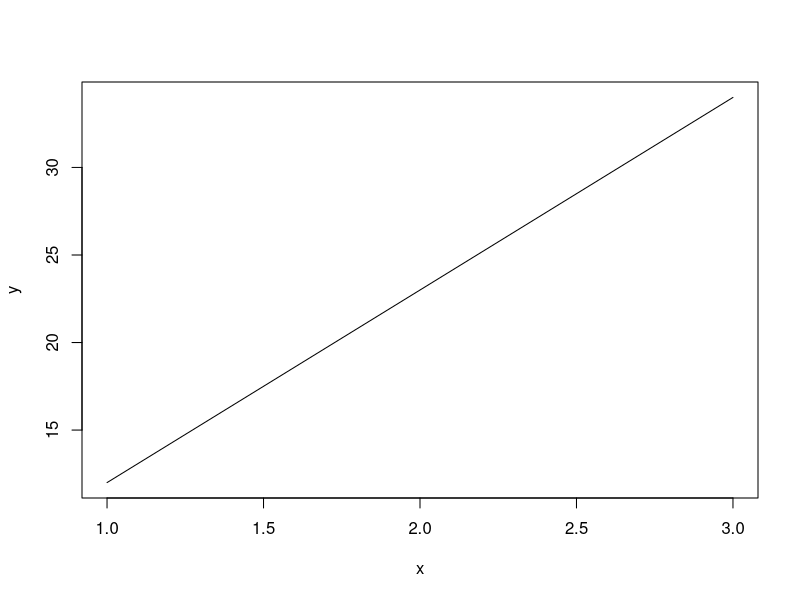
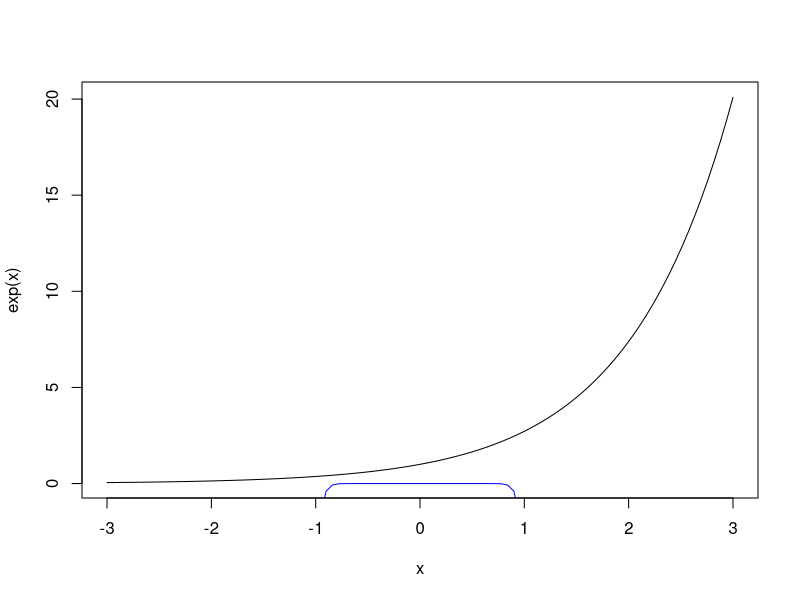
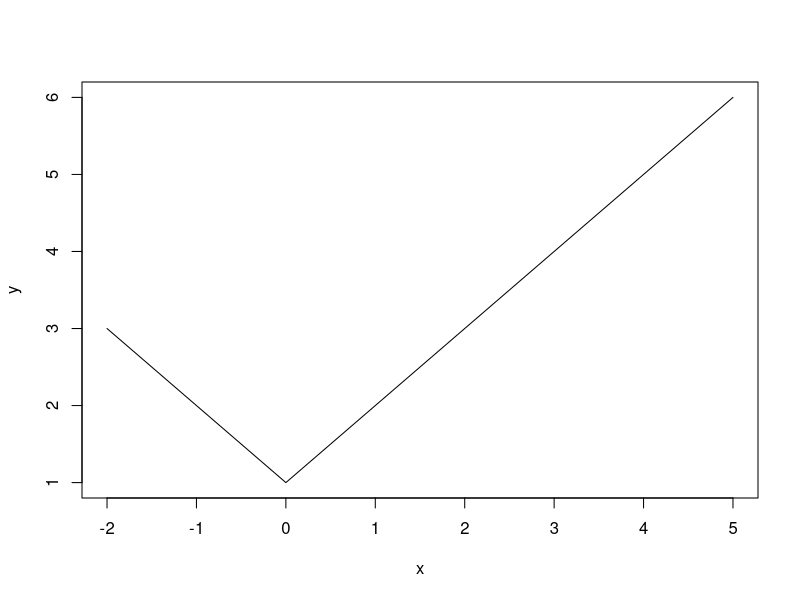
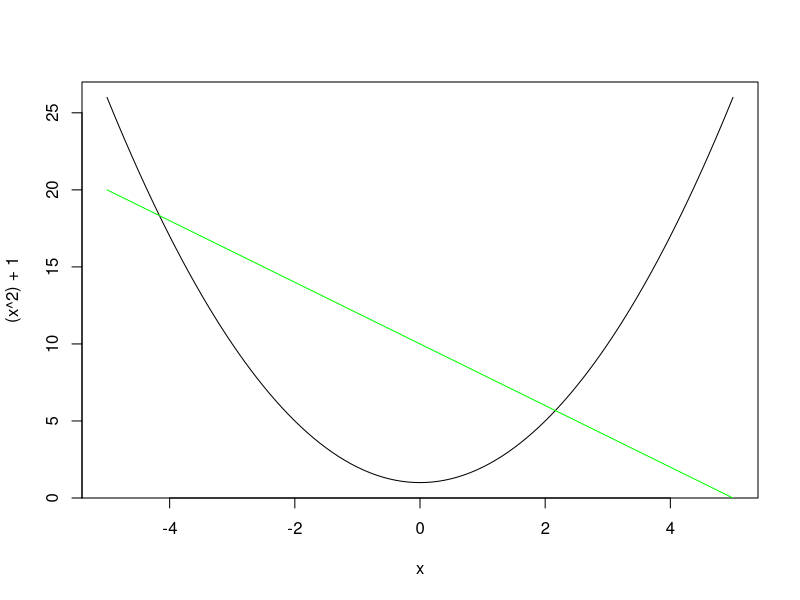
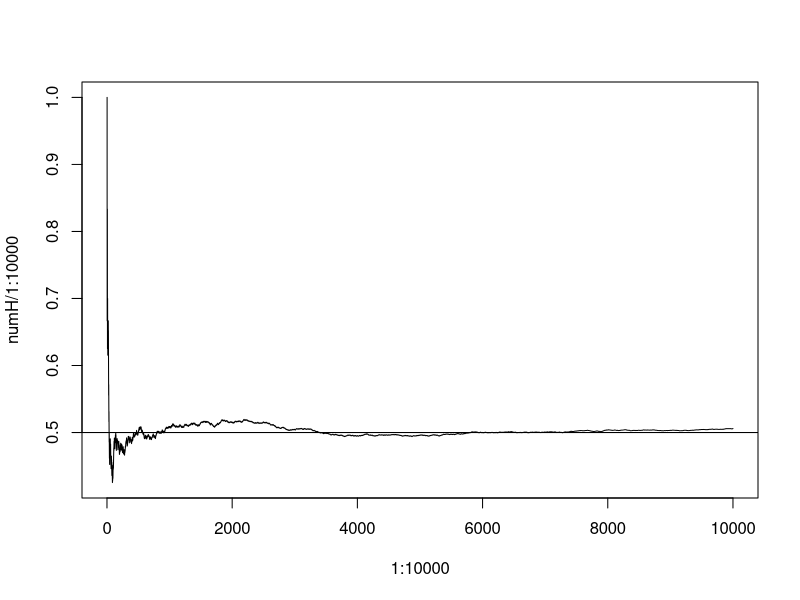

Generate these figures, in order, with R:
#09/15/2017
x<- c(1, 2, 3)
y <- c(12, 23, 34)
plot(x, y, 'l')
curve(exp, from = -3, to = 3)
curve(-5* x^24, add= T, col="blue")

#excersizes
#1
x<- c(-2, 0, 5)
y<- c(3, 1, 6)
plot(x, y, 'l')
#2
curve((x^2)+1, from <- -5, to <- 5)
curve((-2*x+10), col= "green", add= T, from<- -5, to<- 5)
#3
simTos<- rbinom(10000, 1, 0.5)
numH<- cumsum(simTos)
plot(1:10000, numH/1:10000,"l")
abline(h=0.5)


